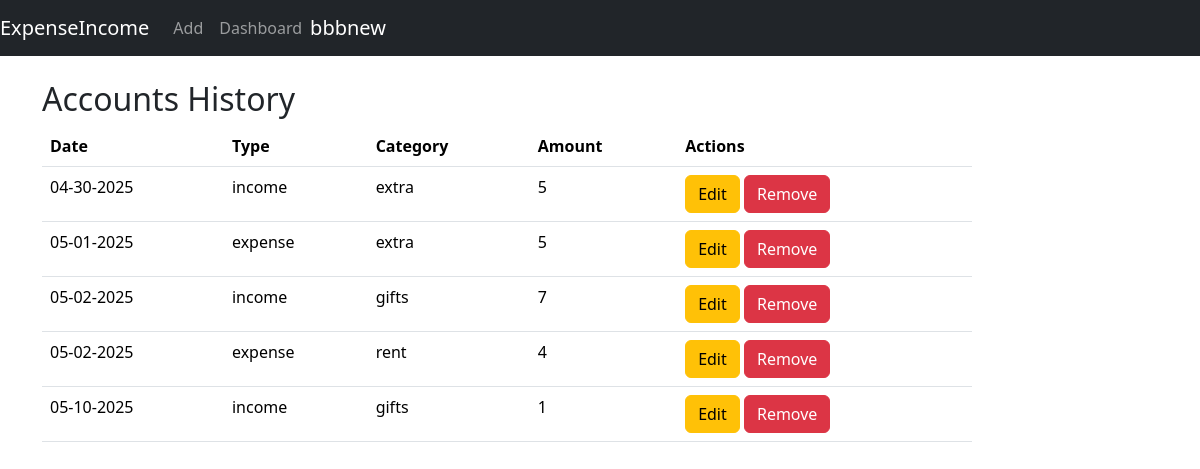
Before: /home (signed in) with the older database file.
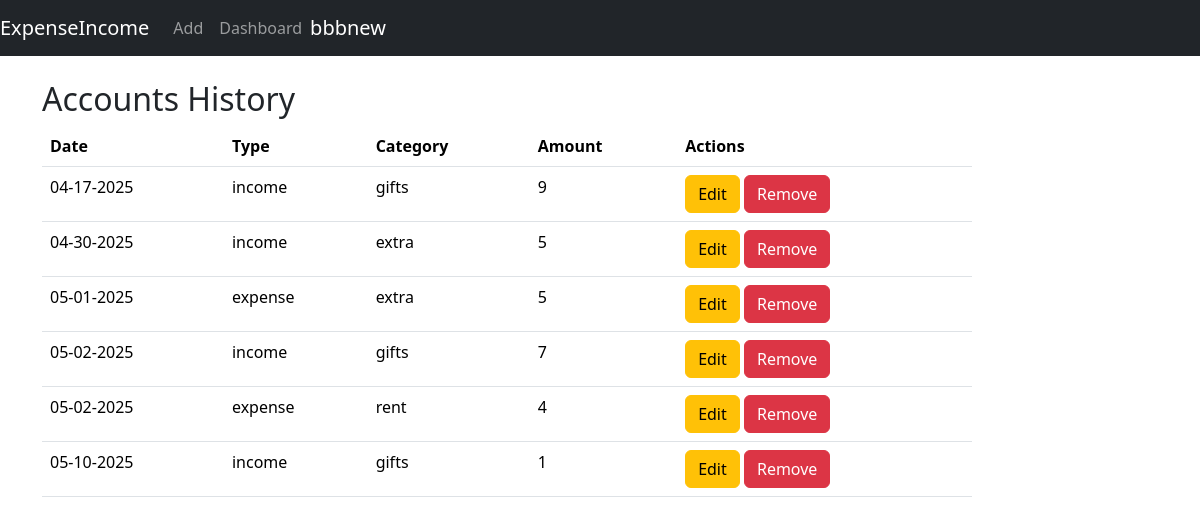
After: the same page with the newer database file.
### data/users.py (models this page shows, shortened)
class User(SqlAlchemyBase, UserMixin):
    __tablename__ = 'users'
    id = sa.Column(sa.Integer, primary_key=True, autoincrement=True)
    surname = sa.Column(sa.String, nullable=True)
    name = sa.Column(sa.String, nullable=True)
    age = sa.Column(sa.Integer, nullable=True)
    email = sa.Column(sa.String, index=True, unique=True, nullable=True)
    hashed_password = sa.Column(sa.String, nullable=True)
    modified_date = sa.Column(sa.DateTime, default=datetime.datetime.now)
    pfp = sa.Column(sa.String, nullable=True)

### data/accounts.py (models this page shows, shortened)
class Accounts(SqlAlchemyBase):
    __tablename__ = 'accounts'
    id = sa.Column(sa.Integer, primary_key=True, autoincrement=True)
    user = sa.Column(sa.Integer, sa.ForeignKey("users.id"))
    type = sa.Column(sa.String, default='income')
    category = sa.Column(sa.String, default='salary')
    date = sa.Column(sa.Date)
    amount = sa.Column(sa.Numeric, default=0)

### main.py (the view)
@app.route('/home')
@login_required
def index():
    db_sess = db_session.create_session()
    accounts = db_sess.query(Accounts).filter(Accounts.user == current_user.id).order_by(Accounts.date.asc()).all()
    ai_cache.clear()
    return render_template('index.html', title='Expense Tracker', accounts=accounts)

### data/__db_session.py (called while the page is built)
def create_session() -> Session:
    return __factory()

### main.py (called while the page is built)
@login_manager.user_loader
def load_user(user_id: id) -> User | None:
    return db_session.create_session().get(User, user_id)

### templates/index.html (shortened to what this page needs)
{% extends "base.html" %}
{% block content %}
     <div class="col-sm-10 ml-auto mr-auto ">
        <H2>Accounts History</H2>
        <table class="table">
            <thead class="thead-dark">
                <tr>
                    <th scope="col">Date</th>
                    <th scope="col">Type</th>
                    <th scope="col">Category</th>
                    <th scope="col">Amount</th>
                    <th scope="col">Actions</th>
                </tr>
            </thead>
            <tbody>
                {% for entry in accounts %}
                        <tr>
                            <td>{{entry.date.strftime("%m-%d-%Y")}}</td>
                            <td>{{entry.type}}</td>
                            <td>{{ entry.category }}</td>
                            <td>{{ (entry.amount|round(2)|string).rstrip('.0') }}</td>
                            <td>
                                <div>
                                    <a href="/accounts/{{ entry.id }}" class="btn btn-warning">
                                        Edit
                                    </a>
                                    <a onclick="showDeleteModal({{ entry.id }})" class="btn btn-danger">
                                        Remove
                                    </a>
                                </div>
                            </td>
                        </tr>
                {% endfor %}
        </tbody>
        </table>
    </div>
{% endblock %}

### templates/base.html (shortened to what this page needs)
<!doctype html>
<html lang="en">
<head>
    <link href="https://cdn.jsdelivr.net/npm/bootstrap@5.3.5/dist/css/bootstrap.min.css" rel="stylesheet">
    <link rel="stylesheet"
          href="/static/css/style.css">
</head>
<body>
<header>
    <div class="container-fluid">
        <div class="row">
            <div class="col-md-12 p-0">
                <header class="mb-4">
                    <nav class="navbar navbar-expand-lg navbar-dark bg-dark">
                        <a class="navbar-brand" href="{{ url_for('index') }}">ExpenseIncome</a>
                        <div class="collapse navbar-collapse" id="navbarNavAltMarkup">
                            <div class="navbar-nav ml-auto mr-3">
                                <a class="nav-item nav-link" href="{{ url_for('add_account') }}">Add</a>
                                <a class="nav-item nav-link" href="{{ url_for('dashboard') }}">Dashboard</a>
                                {% if current_user.is_authenticated %}
                                    <a class="navbar-brand" href="{{ url_for('profile') }}">{{ current_user.name }}</a>
                                {% else %}
                                    <p>
                                        <a class="btn btn-primary" href="/register">Sign up</a>
                                        <a class="btn btn-success" href="/login">Log in</a>
                                    </p>
                                {% endif %}
                            </div>
                        </div>
                    </nav>
                </header>
            </div>
</header>
<main role="main" class="container">
    {% block content %}{% endblock %}
</main>
</body>
</html>

Changed rows visible on the page:
added Accounts: date "04-17-2025", type "income", category "gifts", amount "9"
